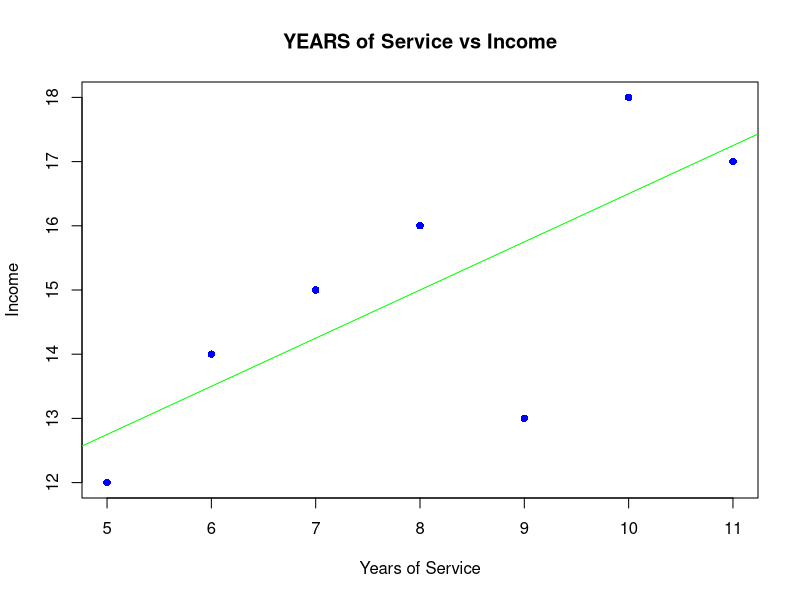
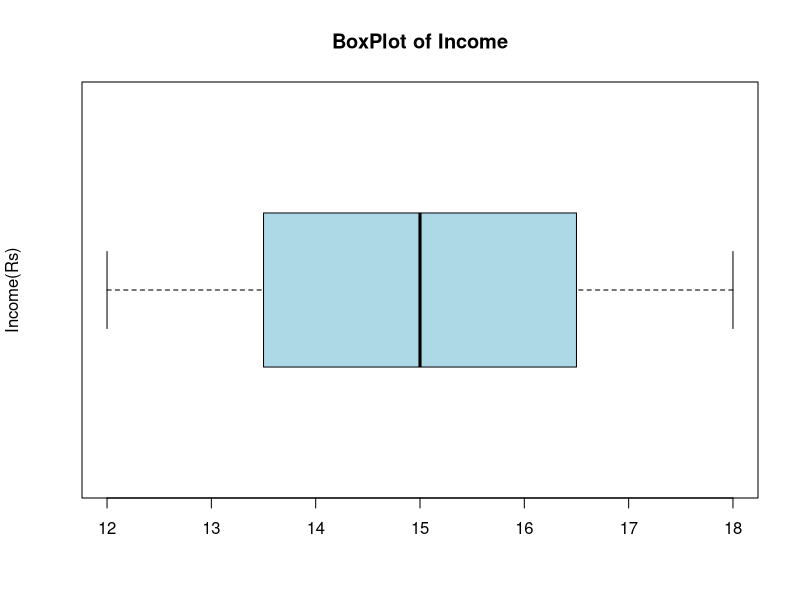
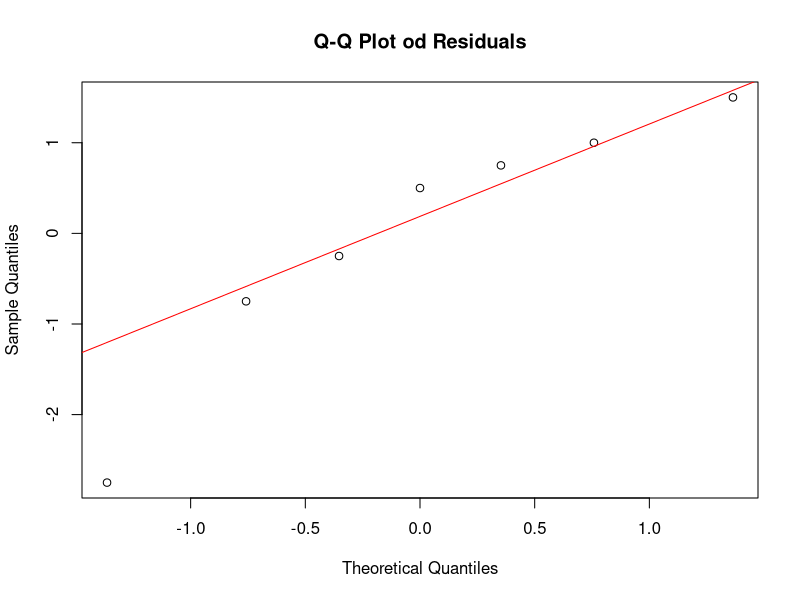
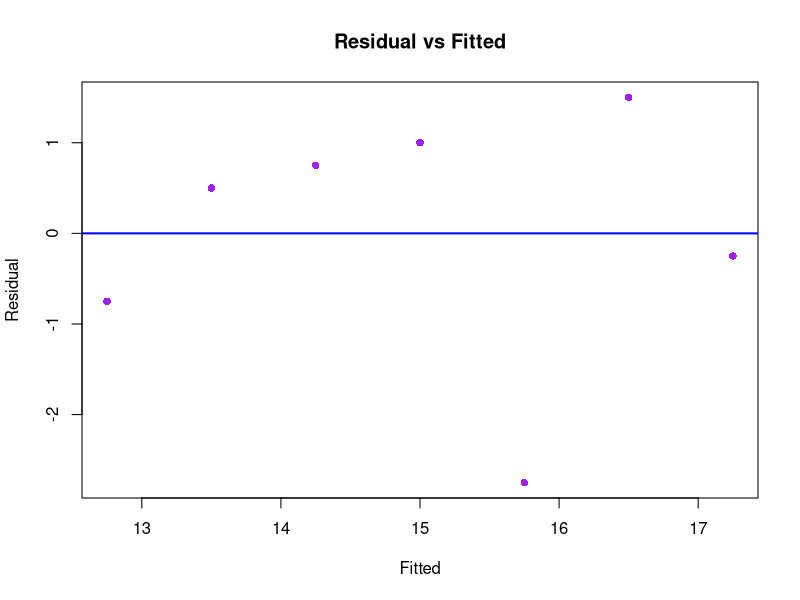

Generate these figures, in order, with R:
yearsofservice<-c(11,7,9,5,8,6,10)
income<-c(17,15,13,12,16,14,18)

data<-data.frame(yearsofservice,income)

model<-lm(income~yearsofservice,data=data)
summary(model)

newdata<-data.frame(yearsofservice=10)

predict_income<-predict(model,newdata)
print(paste("income of new data is :",round(predict_income,2)))

plot(yearsofservice,income,main = "YEARS of Service vs Income",
     xlab = "Years of Service",ylab = "Income",pch=16,col="blue")
abline(model,col="green")

boxplot(income,main="BoxPlot of Income",
        ylab="Income(Rs)",col = "lightblue",horizontal = TRUE)

qqnorm(model$residuals,main="Q-Q Plot od Residuals")
qqline(model$residuals,col="red")

plot(fitted(model),residuals(model),main="Residual vs Fitted",xlab = "Fitted",ylab = "Residual",col="purple",pch=16)
abline(h=0,col="blue",lwd=2)